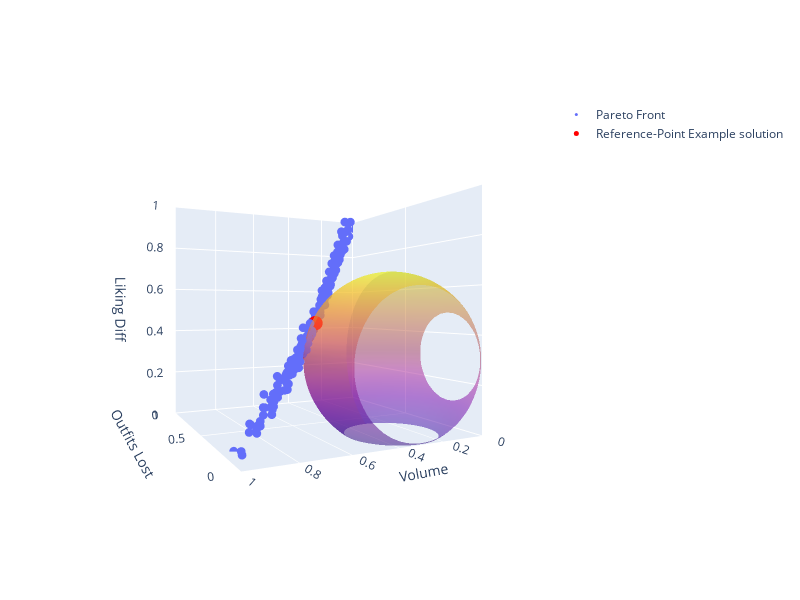

The code cell stored with this chart in its notebook:
### Markdown cell above
We can visualize the difference by plotting a sphere that radiates from the new aspirational point.

### Code cell
# with normalized data, better to view knee
trace1 = go.Scatter3d(x=df_normalized["outfits_lost"], y=df_normalized["volume"], z=df_normalized["liking_diff"], mode='markers', marker=dict(size=3), name="Pareto Front")
trace2 = go.Scatter3d(x=[ref_point_best_soln[0]], y=[ref_point_best_soln[1]], z=[ref_point_best_soln[2]], mode='markers', marker=dict(color='red', size=5), name="Reference-Point Example solution")


# trace3 = go.Surface(x=x, y=y, z=z,opacity=0.5, showscale=False)
radius = np.linalg.norm([ref_point_best_soln[0], ref_point_best_soln[1], ref_point_best_soln[2]] - reference_point)
x, y, z = create_bounded_sphere(radius=radius, bounds=(-1, 1), center=reference_point)
trace3 = go.Surface(x=x, y=y, z=z,opacity=0.5, showscale=False)



camera = dict(
    eye=dict(x=-2, y=1, z=0)
)
fig = go.Figure(data=[trace1, trace2, trace3])
fig.update_layout(scene_camera=camera)

fig.update_layout(
    scene=dict(
        xaxis=dict(range=[0, 1], title='X'),
        yaxis=dict(range=[0, 1], title='Y'),
        zaxis=dict(range=[0, 1], title='Z'),
        aspectmode='cube'
    )
)
fig.update_layout(scene=dict(xaxis_title="Outfits Lost", yaxis_title = "Volume", zaxis_title = "Liking Diff"))
fig.update_layout(height=600,width=800,autosize=False)

fig.show()

### Figure 1 — Plotly figure (JSON) as saved in the notebook; plotly's stock layout.template omitted (floating-point values rounded to 4 significant figures; data arrays with more than 128 entries replaced by an {"elided": "..."} marker saying what was removed)
{"data": [{"marker": {"size": 3}, "mode": "markers", "name": "Pareto Front", "type": "scatter3d", "x": {"elided": "161 float values"}, "y": {"elided": "161 float values"}, "z": {"elided": "161 float values"}}, {"marker": {"color": "red", "size": 5}, "mode": "markers", "name": "Reference-Point Example solution", "type": "scatter3d", "x": [0.4333], "y": [0.525], "z": [0.4444]}, {"opacity": 0.5, "showscale": false, "type": "surface", "x": {"elided": "50x50 float values"}, "y": {"elided": "50x50 float values"}, "z": {"elided": "50x50 float values"}}], "layout": {"autosize": false, "height": 600, "scene": {"aspectmode": "cube", "camera": {"eye": {"x": -2, "y": 1, "z": 0}}, "xaxis": {"range": [0, 1], "title": {"text": "Outfits Lost"}}, "yaxis": {"range": [0, 1], "title": {"text": "Volume"}}, "zaxis": {"range": [0, 1], "title": {"text": "Liking Diff"}}}, "width": 800}}
